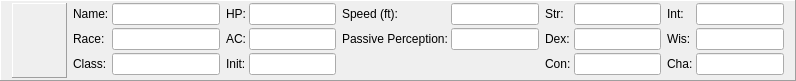
<?xml version="1.0" encoding="UTF-8"?>
<ui version="4.0">
 <class>PartyFrameCharacter</class>
 <widget class="QFrame" name="PartyFrameCharacter">
  <property name="geometry">
   <rect>
    <x>0</x>
    <y>0</y>
    <width>796</width>
    <height>80</height>
   </rect>
  </property>
  <property name="windowTitle">
   <string/>
  </property>
  <property name="styleSheet">
   <string notr="true">background-image: url(:/img/data/parchment.jpg);</string>
  </property>
  <property name="frameShape">
   <enum>QFrame::Panel</enum>
  </property>
  <property name="frameShadow">
   <enum>QFrame::Raised</enum>
  </property>
  <property name="lineWidth">
   <number>1</number>
  </property>
  <layout class="QHBoxLayout" name="horizontalLayout_2">
   <property name="topMargin">
    <number>2</number>
   </property>
   <property name="bottomMargin">
    <number>2</number>
   </property>
   <item>
    <widget class="QLabel" name="lblIcon">
     <property name="sizePolicy">
      <sizepolicy hsizetype="Preferred" vsizetype="Preferred">
       <horstretch>0</horstretch>
       <verstretch>0</verstretch>
      </sizepolicy>
     </property>
     <property name="minimumSize">
      <size>
       <width>55</width>
       <height>75</height>
      </size>
     </property>
     <property name="maximumSize">
      <size>
       <width>55</width>
       <height>75</height>
      </size>
     </property>
     <property name="frameShape">
      <enum>QFrame::Panel</enum>
     </property>
     <property name="frameShadow">
      <enum>QFrame::Raised</enum>
     </property>
     <property name="text">
      <string/>
     </property>
     <property name="alignment">
      <set>Qt::AlignCenter</set>
     </property>
    </widget>
   </item>
   <item>
    <layout class="QFormLayout" name="formLayout_2">
     <property name="horizontalSpacing">
      <number>3</number>
     </property>
     <property name="verticalSpacing">
      <number>3</number>
     </property>
     <item row="0" column="0">
      <widget class="QLabel" name="label_3">
       <property name="text">
        <string>Name:</string>
       </property>
      </widget>
     </item>
     <item row="0" column="1">
      <widget class="QLineEdit" name="edtName">
       <property name="enabled">
        <bool>true</bool>
       </property>
       <property name="sizePolicy">
        <sizepolicy hsizetype="MinimumExpanding" vsizetype="Fixed">
         <horstretch>0</horstretch>
         <verstretch>0</verstretch>
        </sizepolicy>
       </property>
       <property name="focusPolicy">
        <enum>Qt::NoFocus</enum>
       </property>
       <property name="readOnly">
        <bool>true</bool>
       </property>
      </widget>
     </item>
     <item row="1" column="0">
      <widget class="QLabel" name="label_2">
       <property name="text">
        <string>Race:</string>
       </property>
      </widget>
     </item>
     <item row="1" column="1">
      <widget class="QLineEdit" name="edtRace">
       <property name="enabled">
        <bool>true</bool>
       </property>
       <property name="sizePolicy">
        <sizepolicy hsizetype="MinimumExpanding" vsizetype="Fixed">
         <horstretch>0</horstretch>
         <verstretch>0</verstretch>
        </sizepolicy>
       </property>
       <property name="focusPolicy">
        <enum>Qt::NoFocus</enum>
       </property>
       <property name="readOnly">
        <bool>true</bool>
       </property>
      </widget>
     </item>
     <item row="2" column="0">
      <widget class="QLabel" name="label_4">
       <property name="text">
        <string>Class:</string>
       </property>
      </widget>
     </item>
     <item row="2" column="1">
      <widget class="QLineEdit" name="edtClass">
       <property name="enabled">
        <bool>true</bool>
       </property>
       <property name="sizePolicy">
        <sizepolicy hsizetype="MinimumExpanding" vsizetype="Fixed">
         <horstretch>0</horstretch>
         <verstretch>0</verstretch>
        </sizepolicy>
       </property>
       <property name="focusPolicy">
        <enum>Qt::NoFocus</enum>
       </property>
       <property name="text">
        <string/>
       </property>
       <property name="readOnly">
        <bool>true</bool>
       </property>
      </widget>
     </item>
    </layout>
   </item>
   <item>
    <layout class="QFormLayout" name="formLayout">
     <property name="horizontalSpacing">
      <number>3</number>
     </property>
     <property name="verticalSpacing">
      <number>3</number>
     </property>
     <item row="0" column="0">
      <widget class="QLabel" name="label_53">
       <property name="text">
        <string>HP:</string>
       </property>
      </widget>
     </item>
     <item row="0" column="1">
      <widget class="QLineEdit" name="edtHitPoints">
       <property name="enabled">
        <bool>true</bool>
       </property>
       <property name="sizePolicy">
        <sizepolicy hsizetype="Preferred" vsizetype="Fixed">
         <horstretch>0</horstretch>
         <verstretch>0</verstretch>
        </sizepolicy>
       </property>
       <property name="focusPolicy">
        <enum>Qt::NoFocus</enum>
       </property>
       <property name="alignment">
        <set>Qt::AlignCenter</set>
       </property>
       <property name="readOnly">
        <bool>true</bool>
       </property>
      </widget>
     </item>
     <item row="1" column="0">
      <widget class="QLabel" name="label_10">
       <property name="text">
        <string>AC:</string>
       </property>
      </widget>
     </item>
     <item row="1" column="1">
      <widget class="QLineEdit" name="edtArmorClass">
       <property name="enabled">
        <bool>true</bool>
       </property>
       <property name="sizePolicy">
        <sizepolicy hsizetype="Preferred" vsizetype="Fixed">
         <horstretch>0</horstretch>
         <verstretch>0</verstretch>
        </sizepolicy>
       </property>
       <property name="focusPolicy">
        <enum>Qt::NoFocus</enum>
       </property>
       <property name="alignment">
        <set>Qt::AlignCenter</set>
       </property>
       <property name="readOnly">
        <bool>true</bool>
       </property>
      </widget>
     </item>
     <item row="2" column="0">
      <widget class="QLabel" name="label_11">
       <property name="text">
        <string>Init:</string>
       </property>
      </widget>
     </item>
     <item row="2" column="1">
      <widget class="QLineEdit" name="edtInitiative">
       <property name="enabled">
        <bool>true</bool>
       </property>
       <property name="sizePolicy">
        <sizepolicy hsizetype="Preferred" vsizetype="Fixed">
         <horstretch>0</horstretch>
         <verstretch>0</verstretch>
        </sizepolicy>
       </property>
       <property name="focusPolicy">
        <enum>Qt::NoFocus</enum>
       </property>
       <property name="alignment">
        <set>Qt::AlignCenter</set>
       </property>
       <property name="readOnly">
        <bool>true</bool>
       </property>
      </widget>
     </item>
    </layout>
   </item>
   <item>
    <layout class="QFormLayout" name="formLayout_3">
     <property name="horizontalSpacing">
      <number>3</number>
     </property>
     <property name="verticalSpacing">
      <number>3</number>
     </property>
     <item row="0" column="0">
      <widget class="QLabel" name="label_52">
       <property name="sizePolicy">
        <sizepolicy hsizetype="Preferred" vsizetype="Preferred">
         <horstretch>0</horstretch>
         <verstretch>0</verstretch>
        </sizepolicy>
       </property>
       <property name="minimumSize">
        <size>
         <width>0</width>
         <height>0</height>
        </size>
       </property>
       <property name="maximumSize">
        <size>
         <width>16777215</width>
         <height>16777215</height>
        </size>
       </property>
       <property name="text">
        <string>Speed (ft):</string>
       </property>
      </widget>
     </item>
     <item row="0" column="1">
      <layout class="QHBoxLayout" name="horizontalLayout">
       <property name="spacing">
        <number>0</number>
       </property>
       <item>
        <widget class="QLineEdit" name="edtSpeed">
         <property name="enabled">
          <bool>true</bool>
         </property>
         <property name="sizePolicy">
          <sizepolicy hsizetype="Preferred" vsizetype="Fixed">
           <horstretch>0</horstretch>
           <verstretch>0</verstretch>
          </sizepolicy>
         </property>
         <property name="focusPolicy">
          <enum>Qt::NoFocus</enum>
         </property>
         <property name="text">
          <string/>
         </property>
         <property name="alignment">
          <set>Qt::AlignCenter</set>
         </property>
         <property name="readOnly">
          <bool>true</bool>
         </property>
        </widget>
       </item>
      </layout>
     </item>
     <item row="1" column="0">
      <widget class="QLabel" name="label_15">
       <property name="sizePolicy">
        <sizepolicy hsizetype="Preferred" vsizetype="Preferred">
         <horstretch>0</horstretch>
         <verstretch>0</verstretch>
        </sizepolicy>
       </property>
       <property name="minimumSize">
        <size>
         <width>0</width>
         <height>0</height>
        </size>
       </property>
       <property name="maximumSize">
        <size>
         <width>16777215</width>
         <height>16777215</height>
        </size>
       </property>
       <property name="text">
        <string>Passive Perception:</string>
       </property>
      </widget>
     </item>
     <item row="1" column="1">
      <widget class="QLineEdit" name="edtPassivePerception">
       <property name="enabled">
        <bool>true</bool>
       </property>
       <property name="sizePolicy">
        <sizepolicy hsizetype="Preferred" vsizetype="Fixed">
         <horstretch>0</horstretch>
         <verstretch>0</verstretch>
        </sizepolicy>
       </property>
       <property name="maximumSize">
        <size>
         <width>16777215</width>
         <height>16777215</height>
        </size>
       </property>
       <property name="focusPolicy">
        <enum>Qt::NoFocus</enum>
       </property>
       <property name="text">
        <string/>
       </property>
       <property name="alignment">
        <set>Qt::AlignCenter</set>
       </property>
       <property name="readOnly">
        <bool>true</bool>
       </property>
      </widget>
     </item>
     <item row="2" column="0">
      <widget class="QLabel" name="label_17">
       <property name="sizePolicy">
        <sizepolicy hsizetype="Preferred" vsizetype="Preferred">
         <horstretch>0</horstretch>
         <verstretch>0</verstretch>
        </sizepolicy>
       </property>
       <property name="minimumSize">
        <size>
         <width>0</width>
         <height>0</height>
        </size>
       </property>
       <property name="maximumSize">
        <size>
         <width>16777215</width>
         <height>16777215</height>
        </size>
       </property>
       <property name="text">
        <string/>
       </property>
      </widget>
     </item>
     <item row="2" column="1">
      <widget class="QLabel" name="label_18">
       <property name="sizePolicy">
        <sizepolicy hsizetype="Preferred" vsizetype="Preferred">
         <horstretch>0</horstretch>
         <verstretch>0</verstretch>
        </sizepolicy>
       </property>
       <property name="minimumSize">
        <size>
         <width>0</width>
         <height>0</height>
        </size>
       </property>
       <property name="maximumSize">
        <size>
         <width>16777215</width>
         <height>16777215</height>
        </size>
       </property>
       <property name="text">
        <string/>
       </property>
      </widget>
     </item>
    </layout>
   </item>
   <item>
    <layout class="QFormLayout" name="formLayout_4">
     <property name="horizontalSpacing">
      <number>3</number>
     </property>
     <property name="verticalSpacing">
      <number>3</number>
     </property>
     <item row="0" column="0">
      <widget class="QLabel" name="label_55">
       <property name="text">
        <string>Str:</string>
       </property>
      </widget>
     </item>
     <item row="0" column="1">
      <widget class="QLineEdit" name="edtStr">
       <property name="enabled">
        <bool>true</bool>
       </property>
       <property name="sizePolicy">
        <sizepolicy hsizetype="Preferred" vsizetype="Fixed">
         <horstretch>0</horstretch>
         <verstretch>0</verstretch>
        </sizepolicy>
       </property>
       <property name="focusPolicy">
        <enum>Qt::NoFocus</enum>
       </property>
       <property name="alignment">
        <set>Qt::AlignCenter</set>
       </property>
       <property name="readOnly">
        <bool>true</bool>
       </property>
      </widget>
     </item>
     <item row="1" column="0">
      <widget class="QLabel" name="label_12">
       <property name="text">
        <string>Dex:</string>
       </property>
      </widget>
     </item>
     <item row="1" column="1">
      <widget class="QLineEdit" name="edtDex">
       <property name="enabled">
        <bool>true</bool>
       </property>
       <property name="sizePolicy">
        <sizepolicy hsizetype="Preferred" vsizetype="Fixed">
         <horstretch>0</horstretch>
         <verstretch>0</verstretch>
        </sizepolicy>
       </property>
       <property name="focusPolicy">
        <enum>Qt::NoFocus</enum>
       </property>
       <property name="alignment">
        <set>Qt::AlignCenter</set>
       </property>
       <property name="readOnly">
        <bool>true</bool>
       </property>
      </widget>
     </item>
     <item row="2" column="0">
      <widget class="QLabel" name="label_13">
       <property name="text">
        <string>Con:</string>
       </property>
      </widget>
     </item>
     <item row="2" column="1">
      <widget class="QLineEdit" name="edtCon">
       <property name="enabled">
        <bool>true</bool>
       </property>
       <property name="sizePolicy">
        <sizepolicy hsizetype="Preferred" vsizetype="Fixed">
         <horstretch>0</horstretch>
         <verstretch>0</verstretch>
        </sizepolicy>
       </property>
       <property name="focusPolicy">
        <enum>Qt::NoFocus</enum>
       </property>
       <property name="alignment">
        <set>Qt::AlignCenter</set>
       </property>
       <property name="readOnly">
        <bool>true</bool>
       </property>
      </widget>
     </item>
    </layout>
   </item>
   <item>
    <layout class="QFormLayout" name="formLayout_5">
     <property name="horizontalSpacing">
      <number>3</number>
     </property>
     <property name="verticalSpacing">
      <number>3</number>
     </property>
     <item row="0" column="0">
      <widget class="QLabel" name="label_57">
       <property name="text">
        <string>Int:</string>
       </property>
      </widget>
     </item>
     <item row="0" column="1">
      <widget class="QLineEdit" name="edtInt">
       <property name="enabled">
        <bool>true</bool>
       </property>
       <property name="sizePolicy">
        <sizepolicy hsizetype="Preferred" vsizetype="Fixed">
         <horstretch>0</horstretch>
         <verstretch>0</verstretch>
        </sizepolicy>
       </property>
       <property name="focusPolicy">
        <enum>Qt::NoFocus</enum>
       </property>
       <property name="alignment">
        <set>Qt::AlignCenter</set>
       </property>
       <property name="readOnly">
        <bool>true</bool>
       </property>
      </widget>
     </item>
     <item row="1" column="0">
      <widget class="QLabel" name="label_14">
       <property name="text">
        <string>Wis:</string>
       </property>
      </widget>
     </item>
     <item row="1" column="1">
      <widget class="QLineEdit" name="edtWis">
       <property name="enabled">
        <bool>true</bool>
       </property>
       <property name="sizePolicy">
        <sizepolicy hsizetype="Preferred" vsizetype="Fixed">
         <horstretch>0</horstretch>
         <verstretch>0</verstretch>
        </sizepolicy>
       </property>
       <property name="focusPolicy">
        <enum>Qt::NoFocus</enum>
       </property>
       <property name="alignment">
        <set>Qt::AlignCenter</set>
       </property>
       <property name="readOnly">
        <bool>true</bool>
       </property>
      </widget>
     </item>
     <item row="2" column="0">
      <widget class="QLabel" name="label_19">
       <property name="text">
        <string>Cha:</string>
       </property>
      </widget>
     </item>
     <item row="2" column="1">
      <widget class="QLineEdit" name="edtCha">
       <property name="enabled">
        <bool>true</bool>
       </property>
       <property name="sizePolicy">
        <sizepolicy hsizetype="Preferred" vsizetype="Fixed">
         <horstretch>0</horstretch>
         <verstretch>0</verstretch>
        </sizepolicy>
       </property>
       <property name="focusPolicy">
        <enum>Qt::NoFocus</enum>
       </property>
       <property name="alignment">
        <set>Qt::AlignCenter</set>
       </property>
       <property name="readOnly">
        <bool>true</bool>
       </property>
      </widget>
     </item>
    </layout>
   </item>
  </layout>
 </widget>
 <resources/>
 <connections/>
</ui>
